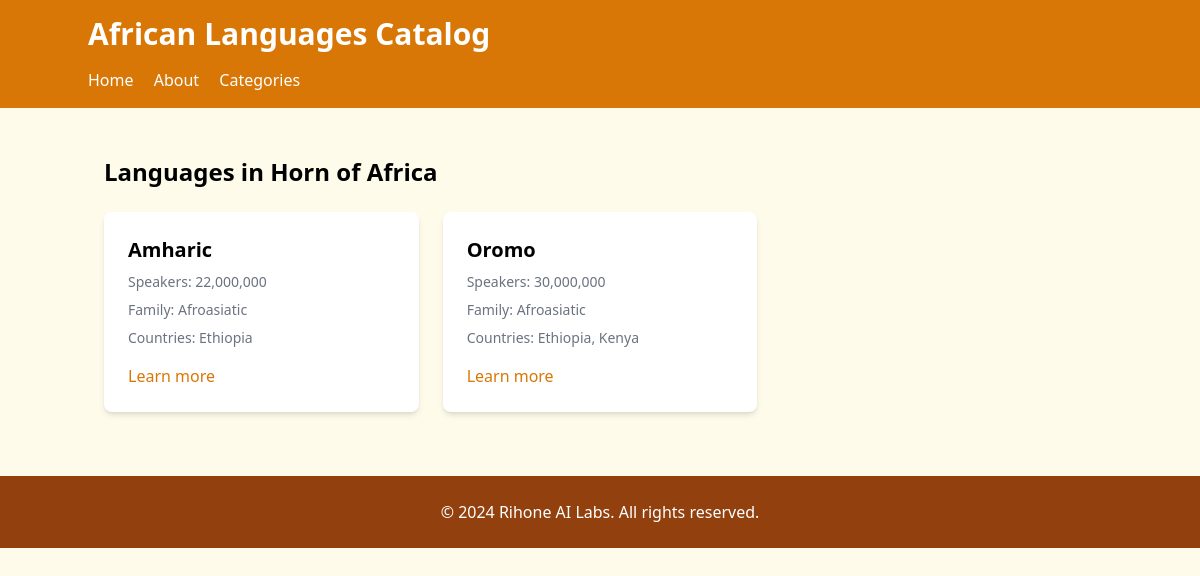
The page /category/Horn of Africa on the database its author committed.
### application.py (models this page shows, shortened)
class CatalogItem(db.Model):
    id = db.Column(db.Integer, primary_key=True)
    name = db.Column(db.String(100), nullable=False)  # Language name
    category = db.Column(db.String(50), nullable=False)  # Region where it's spoken
    speakers = db.Column(db.Integer)  # Number of speakers
    countries = db.Column(db.String(200))  # Countries where it's spoken
    language_family = db.Column(db.String(100))  # e.g., Niger-Congo, Afroasiatic
    writing_system = db.Column(db.String(100))  # e.g., Latin, Arabic, Ge'ez
    iso_code = db.Column(db.String(3))  # ISO 639-3 code
    created_at = db.Column(db.DateTime, default=datetime.utcnow)

### application.py (the view)
@app.route("/category/<string:category>")
def view_category(category):
    languages = CatalogItem.query.filter_by(category=category).all()
    return render_template("category.html", category=category, languages=languages)

### application.py (called while the page is built)
@app.template_filter("format_number")
def format_number(value):
    return f"{value:,}"

### templates/category.html (shortened to what this page needs)
<!DOCTYPE html>
<html lang="en">
<head>
  <script src="https://cdn.tailwindcss.com"></script>
</head>
<body class="bg-amber-50">
  <header class="bg-amber-600 text-white p-4">
    <div class="container mx-auto">
      <h1 class="text-3xl font-bold">African Languages Catalog</h1>
      <nav class="mt-4">
        <a href="/" class="mr-4 hover:underline">Home</a>
        <a href="/about" class="mr-4 hover:underline">About</a>
        <a href="/#categories" class="hover:underline">Categories</a>
      </nav>
    </div>
  </header>
  <main class="container mx-auto mt-8 p-4">
    <h2 class="text-2xl font-semibold mb-6">Languages in {{ category }}</h2>
    <div class="grid grid-cols-1 md:grid-cols-2 lg:grid-cols-3 gap-6">
      {% for language in languages %}
      <div class="bg-white rounded-lg shadow-md overflow-hidden">
        <div class="p-6">
          <h3 class="font-bold text-xl mb-2">{{ language.name }}</h3>
          <p class="text-sm text-gray-500 mb-2">Speakers: {{ language.speakers | format_number }}</p>
          <p class="text-sm text-gray-500 mb-2">Family: {{ language.language_family }}</p>
          <p class="text-sm text-gray-500 mb-4">Countries: {{ language.countries }}</p>
          <a href="{{ url_for('view_language', language_id=language.id) }}" class="text-amber-600 hover:underline">Learn
            more</a>
        </div>
      </div>
      {% endfor %}
    </div>
  </main>
  <footer class="bg-amber-800 text-white mt-12 py-6">
    <div class="container mx-auto text-center">
      <p>&copy; 2024 Rihone AI Labs. All rights reserved.</p>
    </div>
  </footer>
</body>
</html>

### rows shown on the page
CatalogItem: name "Amharic", speakers "22,000,000", language_family "Afroasiatic", countries "Ethiopia"
CatalogItem: name "Oromo", speakers "30,000,000", language_family "Afroasiatic", countries "Ethiopia, Kenya"

### other values the page prints
{{ category }} "Horn of Africa"
